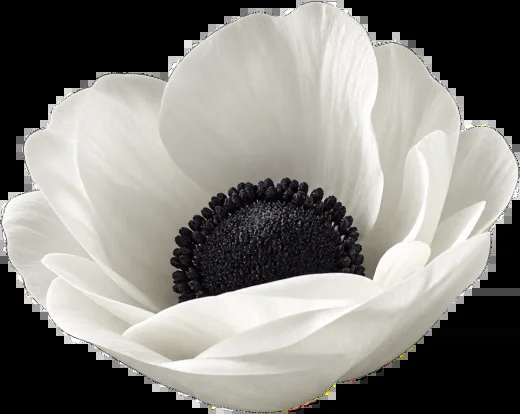
#> input picture site/assets/img/d4/fl-01.webp, 520 x 414 px, given in place of moons-infinity.jpg, which was not available
$ python process_d4.py ../../site/assets/img/d4/fl-01.webp ../../site/assets/img/d4/fl-02.webp
#> lines starting #> are read from the running program, lines starting #| are printed output that depends on the picture; pictures that were not available may be replaced by others from this repository, and a replacement may not be noted
"""DAY4 日志页（docs/specs/4.日志页面.pdf）的素材处理。

用法：python3 -I docs/tools/process_d4.py docs/source-images/d4 site/assets/img/d4
需要：numpy、Pillow、opencv-python-headless
（源图从 PDF 里 pdfimages -all 抽出；银莲花是用户给的 anemone-assets-v2.zip，解压在 anemone-v2/）
"""
import sys, os
import numpy as np
import cv2
from PIL import Image

SRC, OUT = sys.argv[1], sys.argv[2]
os.makedirs(OUT, exist_ok=True)


def src(name, flag=cv2.IMREAD_COLOR):
#> called with name = 'moons-infinity.jpg', flag = 1
    return cv2.imread(os.path.join(SRC, name), flag)
#> returned value is the input picture: shape (414, 520, 3); mean B, G, R 125, 130, 131.8


def save(name, img, max_side=None, q=86):
    if max_side and max(img.shape[:2]) > max_side:
        s = max_side / max(img.shape[:2])
        img = cv2.resize(img, (round(img.shape[1] * s), round(img.shape[0] * s)), interpolation=cv2.INTER_AREA)
    path = os.path.join(OUT, name)
    cv2.imwrite(path, img, [cv2.IMWRITE_WEBP_QUALITY, q])
    print(name, img.shape[1], 'x', img.shape[0], os.path.getsize(path) // 1024, 'KB')


def trim(img, pad=4):
    ys, xs = np.where(img[:, :, 3] > 8)
    y0, y1 = max(0, ys.min() - pad), min(img.shape[0], ys.max() + pad)
    x0, x1 = max(0, xs.min() - pad), min(img.shape[1], xs.max() + pad)
    return img[y0:y1, x0:x1]


def masked(name, mask):
    img = cv2.cvtColor(src(name), cv2.COLOR_BGR2BGRA)
    img[:, :, 3] = src(mask, cv2.IMREAD_GRAYSCALE)
    return trim(img)


def png(path):
    """带透明的 PNG（Pillow 读，转成 OpenCV 的 BGRA）"""
    a = np.array(Image.open(path).convert('RGBA'))
    return cv2.cvtColor(a, cv2.COLOR_RGBA2BGRA)


# 莫比乌斯环月亮：裁掉四周多余的黑（中心圆月在原图 767, 503）
moons = src('moons-infinity.jpg')[200:780, 90:1446]
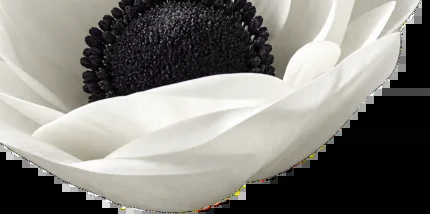
#> moons: shape (214, 430, 3); mean B, G, R 121.9, 127.1, 129.2
save('moons.webp', moons, 1600, q=88)
#| moons.webp 430 x 214 12 KB

# 十字架：高饱和（月相页，只露底端尖端）/ 低饱和（纸后面）
save('cross.webp', masked('cross-blue.jpg', 'cross-blue-mask.png'), 1500, q=88)
#> call 2 of src, with name = 'cross-blue.jpg', flag = 1
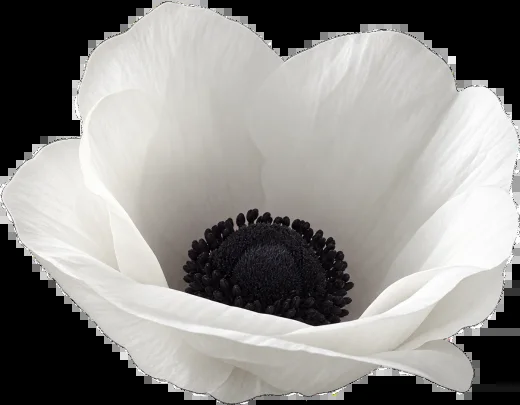
#> input picture site/assets/img/d4/fl-02.webp, 520 x 405 px, given in place of cross-blue.jpg, which was not available
#> in src, returned value is the input picture: shape (405, 520, 3); mean B, G, R 137.6, 140.4, 142.1
#> in trim, `y0, y1 = max(0, ys.min() - pad), min(img.shape[0], ys.max() + pad)`: y0 = 0; y1 = 405
#> in trim, `x0, x1 = max(0, xs.min() - pad), min(img.shape[1], xs.max() + pad)`: x0 = 0; x1 = 520
#| cross.webp 520 x 405 70 KB
save('cross-pale.webp', masked('cross-pale.jpg', 'cross-pale-mask.png'), 1500, q=86)
#> call 4 of src, with name = 'cross-pale.jpg', flag = 1
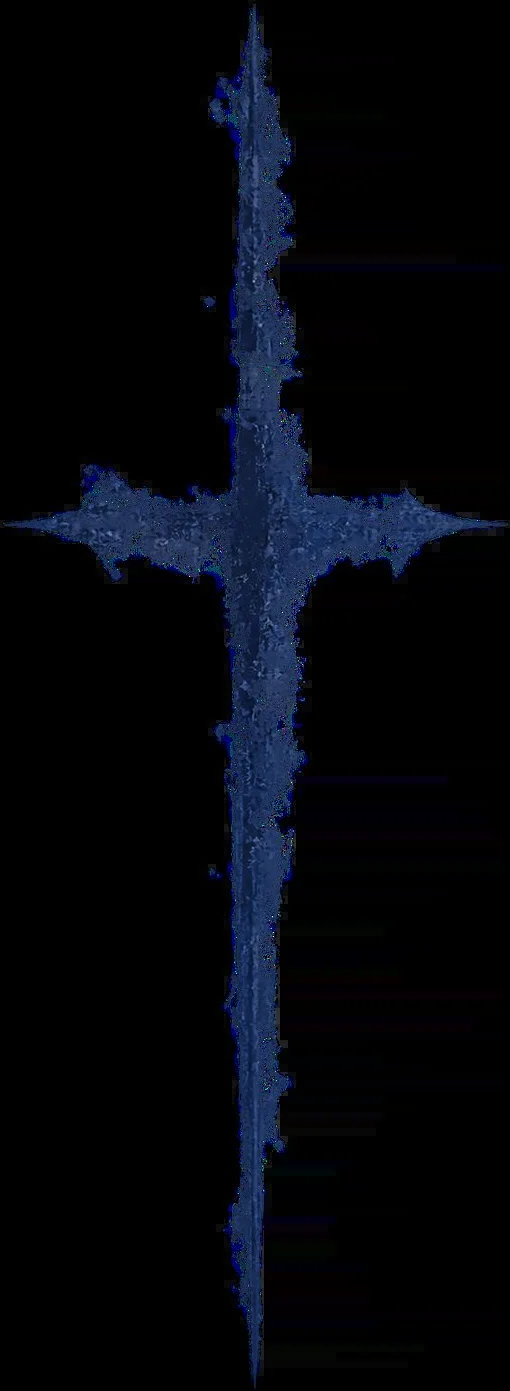
#> input picture site/assets/img/d4/cross-pale.webp, 510 x 1391 px, given in place of cross-pale.jpg, which was not available
#> in src, returned value is the input picture: shape (1391, 510, 3); mean B, G, R 12.3, 6.4, 4.2
#> (the run stopped early here; a loop or call above may not have finished)
